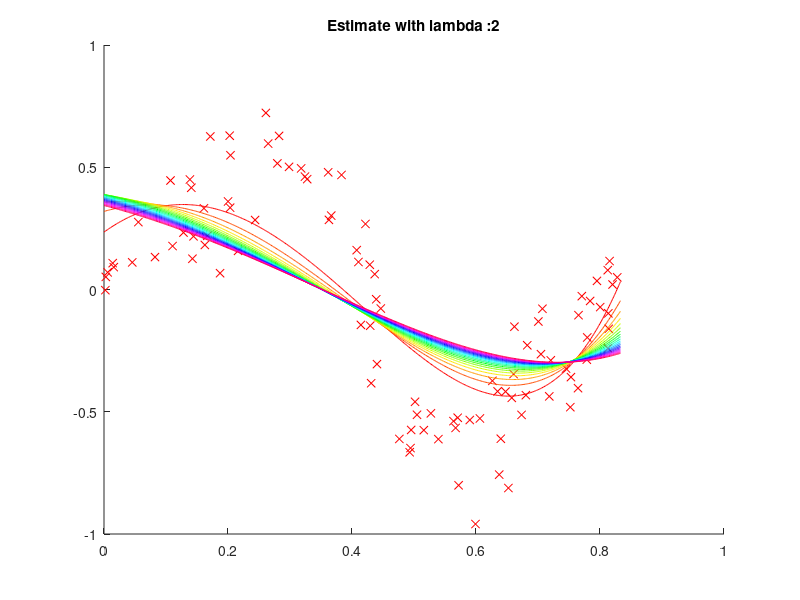
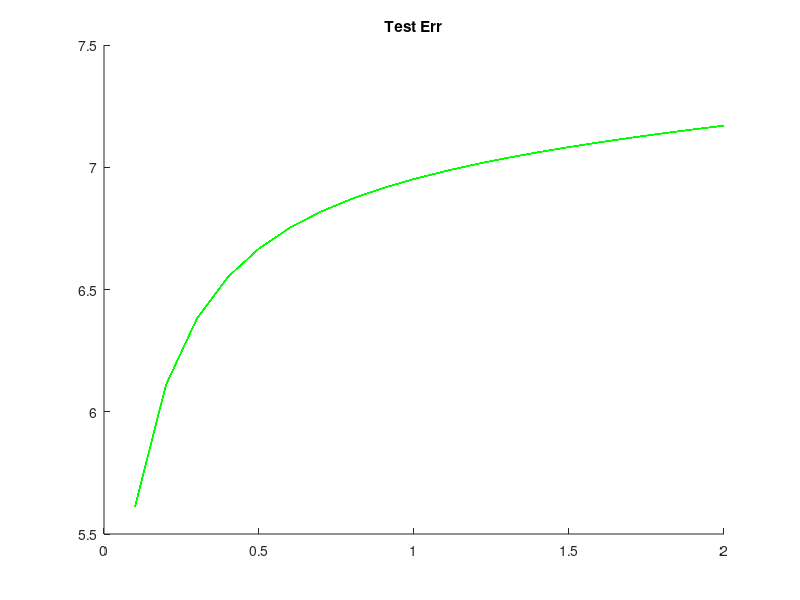

Write MATLAB code to recreate these figures, in order.
function question_4

    function k = kernel_exponential(x,y, length_scale)
        k = exp( -0.5 * ((x - y).^2 / length_scale^2));
    end

    function k = kernel_polynomial(x,y, d)
        k = (x*y + 1) ^ d;
    end

    kernel = @kernel_exponential;
    length_scale = 0.04;
    
    kernel = @kernel_polynomial;
    length_scale = 5;

    %% load the data
    train = load('data/regTrain.txt'); 
    test = load('data/regTest.txt'); 
    train_x = train(:,1); 
    train_y = train(:,2);
    test_x = test(:,1);
    test_y = test(:,2);

    x = [0:0.001:1];
    model_estimate = [];

    %% visualize the training data
    figure(1); hold on;
    plot(train_x, train_y, 'rx');

    cmap = hsv(20);  % initialize a color map
    lambda_values = [0.1:0.1:2];
    cnt = 0;
    for lambda=lambda_values
        cnt = cnt + 1;
        
        % compute kernel matrix K = k(x_i,x_j)
        K = zeros(size(train_x,1));
        for j=1:size(train_x,1)
            for i=1:size(train_x,1)
                K(i,j) = kernel( train_x(i), train_x(j), length_scale);
            end
        end
        
        % compute solution to dual representation
        a = inv(K + lambda * eye(size(train_x,1))) * train_y;

        % compute the estimate at sampled locations
        k = zeros(size(test_x,1),size(train_x,1));
        for j=1:size(test_x,1)
            for i=1:size(train_x,1)
                k(j,i) = kernel(test_x(j), train_x(i), length_scale);
            end
        end
        model_estimate = k * a;
        
        % visualize
        plot(test_x, model_estimate, '-', 'Color', cmap(cnt,:));
        title(strcat('Estimate with lambda : ', num2str(lambda)))
        pause
        
        % compute root mean square error
        test_err(cnt) = sqrt(norm(k * a - test_y, 2)^2 / size(test,2));
    end
    hold off;

    % plot test errors
    figure(2) ; title('Test Err'); hold on
    plot(repmat(lambda_values,size(test_err,2),1)', test_err', 'g');
    hold off;
    
    %% close all windows
    pause
    close all
end
